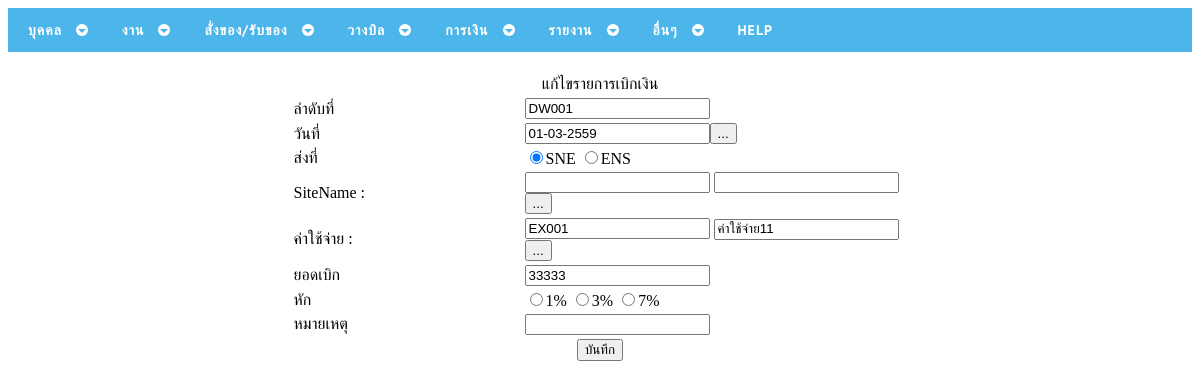
The page /drawupdate.php?DrawID=DW001 on the database as committed earlier.
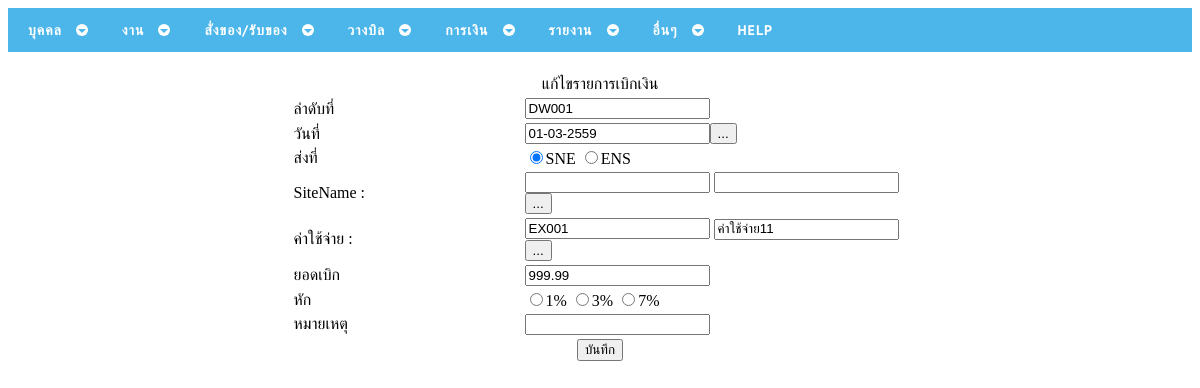
The same page on the database as committed later.
### tables this page shows
CREATE TABLE `drawmoney` (
  `DrawID` varchar(10) NOT NULL,
  `DrawDate` date NOT NULL,
  `SentAt` varchar(3) NOT NULL,
  `ExpensesID` varchar(5) NOT NULL,
  `Draw` decimal(5,2) NOT NULL,
  `DrawTax` decimal(5,2) NOT NULL,
  `DrawNote` varchar(50) NOT NULL,
  `transtatus` int(11) NOT NULL
);

CREATE TABLE `expenses` (
  `ExpensesID` varchar(5) NOT NULL,
  `ExpensesName` varchar(30) DEFAULT NULL
);

### drawupdate.php (the view, shortened to what this page needs)
<?php
$DrawID = $_GET['DrawID'];
$DrawSelect = mysql_query("SELECT * FROM  drawmoney Where DrawID = '".$DrawID."'") or die (mysql_error());
$DrawResult = mysql_fetch_array($DrawSelect);
?>
<!DOCTYPE html PUBLIC "-//W3C//DTD XHTML 1.0 Transitional//EN" "http://www.w3.org/TR/xhtml1/DTD/xhtml1-transitional.dtd">
<html xmlns="http://www.w3.org/1999/xhtml">
<head>
<?php
include("cssmenu/head.php");
include("include/calenda.php");
?>
</head>
<body>
<?php include("cssmenu/menu.php"); ?>
<table width="100%" border="0" bordercolor="#0000FF" style="border-collapse:collapse;">
  <tr>
  	<td>&nbsp;</td>
  </tr>
  <tr>
  	<td></td>
  </tr>
  <tr>
    <td><div align="center">แก้ไขรายการเบิกเงิน</div></td>
  </tr>
  <tr>
    <td><div align="center">
      <table width="619" border="0">
	  	<form id="form1" name="form1" method="post" action="drawupdate1.php">
        <tr>
          <td width="227">ลำดับที่</td>
          <td width="382"><input type="text" name="txtDrawID" value="<?php echo $DrawResult['DrawID']; ?>" /></td>
        </tr>
        <tr>
          <td>วันที่</td>
          <?php
          	$date = explode("-",$DrawResult['DrawDate']);
			$year = $date['2'];
			$month = $date['1'];
			$day = $date['0'];
			$nDrawDate = $year . "-" . $month . "-" . $day ;
          ?>
          <td><input name="dateInput" type="text" id="dateInput" value="<?php echo $nDrawDate ;?>" readonly="readonly" >
		  <?php  include ("include/calendaScript.php"); ?></td>
        </tr>
		    <tr>
          <td>ส่งที่</td>
          <td><input name="txtSentAt" type="radio" value="sne"
          		<?php
          			if($DrawResult['SentAt']=="sne")
          				echo "checked";
          		?>
          		>SNE
              <input name="txtSentAt" type="radio" value="ens"
          		<?php
          			if($DrawResult['SentAt']=="ens")
          				echo "checked";
          		?>
          		>ENS</td>
		    </tr>
		    <tr>
          <td>SiteName :</td>
         		<?php $SiteSelect = mysql_query("SELECT * FROM  site Where SiteCode = '".$DrawResult['SiteCode']."'") or die (mysql_error());
				$SiteResult = mysql_fetch_array($SiteSelect); ?>
		   <td>
          <input type="text" name="txtSiteCode" id="txtSiteCode" readonly="readonly" value="<?php echo $DrawResult['SiteCode']; ?>"/>
          <input type="text" name="txtSiteName" id="txtSiteName" readonly="readonly" value="<?php echo $SiteResult['SiteName']; ?>"/>
          <INPUT TYPE="BUTTON" NAME="btnPopup_1"  ID="btnPopup_0" VALUE="..." OnClick="OpenPopup()">
          </td>
        </tr>
        <tr>
          <td>ค่าใช้จ่าย :</td>
          <?php $expensesSelect = mysql_query("SELECT * FROM  expenses Where ExpensesID = '".$DrawResult['ExpensesID']."'") or die (mysql_error());
				$expensesResult = mysql_fetch_array($expensesSelect); ?>
          <td>
          <input type="text" name="txtExpensesID" id="txtExpensesID" readonly="readonly" value="<?php echo $DrawResult['ExpensesID']; ?>"/>
          <input type="text" name="txtExpensesName" id="txtExpensesName" readonly="readonly" value="<?php echo $expensesResult['ExpensesName'];?>"/>
          <INPUT TYPE="BUTTON" NAME="btnPopup_1"  ID="btnPopup_0" VALUE="..." OnClick="OpenPopup1()"></td>
        </tr>
		    <tr>
          <td>ยอดเบิก</td>
		      <td><input type="text" name="txtDraw" id="txtDraw" value="<?php echo $DrawResult['Draw']; ?>"/></td>
        </tr>
        <tr>
          <td>หัก</td>
          <?php
          	$Tax = $DrawResult['DrawTax'] * 100 / $DrawResult['Draw'];
          ?>
          <td><input name="txtTax" type="radio" value="1"
          		<?php
          			if($Tax==1)
          				echo "checked";
          		?>
          		/>1%
              <input name="txtTax" type="radio" value="3"
              	<?php
          			if($Tax==3)
          				echo "checked";
          		?>
          		/>3%
              <input name="txtTax" type="radio" value="7"
              <?php
          			if($Tax==7)
          				echo "checked";
          		?>
          		/>7%</td>
        </tr>
		    <tr>
          <td>หมายเหตุ</td>
          <td><input type="text" name="txtNote" value="<?php echo $DrawResult['DrawNote']; ?>"></td>
		    </tr>
		<tr>
			<td colspan="2"><div align="center"><input type="submit" name="Submit" value="บันทึก" /></div></td>
		</tr>
		</form>
      </table>
    </div></td>
  </tr>
  <tr>
    <td>&nbsp;</td>
  </tr>
</table>
</body>
</html>

### cssmenu/head.php (shortened to what this page needs)
<link rel="stylesheet" href="cssmenu/styles.css">

### include/calenda.php (shortened to what this page needs)
<?php
$jquery_ui_v="1.8.5";
$theme=array(
    "0"=>"base",
    "1"=>"black-tie",
    "2"=>"blitzer",
    "3"=>"cupertino",
    "4"=>"dark-hive",
    "5"=>"dot-luv",
    "6"=>"eggplant",
    "7"=>"excite-bike",
    "8"=>"flick",
    "9"=>"hot-sneaks",
    "10"=>"humanity",
    "11"=>"le-frog",
    "12"=>"mint-choc",
    "13"=>"overcast",
    "14"=>"pepper-grinder",
    "15"=>"redmond",
    "16"=>"smoothness",
    "17"=>"south-street",
    "18"=>"start",
    "19"=>"sunny",
    "20"=>"swanky-purse",
    "21"=>"trontastic",
    "22"=>"ui-darkness",
    "23"=>"ui-lightness",
    "24"=>"vader"
);
$jquery_ui_theme=$theme[22];
?>
<link type="text/css" rel="stylesheet" href="http://ajax.googleapis.com/ajax/libs/jqueryui/<?=$jquery_ui_v?>/themes/<?=$jquery_ui_theme?>/jquery-ui.css" />

### cssmenu/menu.php (shortened to what this page needs)
<div id='cssmenu'>
<ul>
   <li class='has-sub'><a href='#'><span>บุคคล</span></a>
	  <li class='has-sub'><a href='#'><span>งาน</span></a>
   </li>
   <li class='has-sub'><a href='#'><span>สั่งของ/รับของ</span></a>
   </li>
   <li class='has-sub'><a href='#'><span>วางบิล</span></a>
   </li>
   	  <li class='has-sub'><a href='#'><span>การเงิน</span></a>
   </li>
   <li class='has-sub'><a href='#'><span>รายงาน</span></a>
   </li>
      <li class='has-sub'><a href='#'><span>อื่นๆ</span></a>
   </li>
   <li><a href='#'><span>Help</span></a></li>
</ul>
</div>

### cssmenu/styles.css (style rules this page uses)
#cssmenu { background: #4cb6ea; margin: 0; width: auto; padding: 0; line-height: 1; display: block; position: relative; font-family: 'PT Sans', sans-serif; }
#cssmenu ul { list-style: none; margin: 0; padding: 0; display: block; }
#cssmenu ul:after, #cssmenu:after { content: " "; display: block; font-size: 0; height: 0; clear: both; visibility: hidden; }
#cssmenu ul li { margin: 0; padding: 0; display: block; position: relative; }
#cssmenu ul li a { text-decoration: none; display: block; margin: 0; -webkit-transition: color .2s ease; -moz-transition: color .2s ease; -ms-transition: color .2s ease; -o-transition: color .2s ease; transition: color .2s ease; -webkit-box-sizing: border-box; -moz-box-sizing: border-box; box-sizing: border-box; }
#cssmenu > ul > li { float: left; }
#cssmenu > ul > li:after { content: ""; display: block; position: absolute; width: 100%; height: 0; top: 0; z-index: 0; background: #ffffff; -webkit-transition: height .2s; -moz-transition: height .2s; -ms-transition: height .2s; -o-transition: height .2s; transition: height .2s; }
#cssmenu > ul > li.has-sub > a { padding-right: 40px; }
#cssmenu > ul > li.has-sub > a:after { display: block; content: ""; background: #ffffff; height: 12px; width: 12px; position: absolute; border-radius: 13px; right: 14px; top: 16px; }
#cssmenu > ul > li.has-sub > a:before { display: block; content: ""; border: 4px solid transparent; border-top-color: #4cb6ea; z-index: 2; height: 0; width: 0; position: absolute; right: 16px; top: 21px; }
#cssmenu > ul > li > a { color: #ffffff; padding: 15px 20px; font-weight: 700; letter-spacing: 1px; text-transform: uppercase; font-size: 14px; z-index: 2; position: relative; }
#cssmenu > ul > li > a { display: block; }
#cssmenu > ul > li { width: auto; }

Rows that differ between the two databases and show on the page:
changed drawmoney "DW001": txtDraw "33333" → "999.99"
